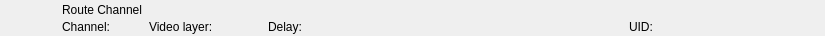
<?xml version="1.0" encoding="UTF-8"?>
<ui version="4.0">
 <class>RundownRouteChannelWidget</class>
 <widget class="QWidget" name="RundownRouteChannelWidget">
  <property name="geometry">
   <rect>
    <x>0</x>
    <y>0</y>
    <width>825</width>
    <height>36</height>
   </rect>
  </property>
  <property name="styleSheet">
   <string notr="true"/>
  </property>
  <layout class="QHBoxLayout" name="horizontalLayout">
   <property name="spacing">
    <number>0</number>
   </property>
   <property name="margin">
    <number>0</number>
   </property>
   <item>
    <widget class="QFrame" name="frameItem">
     <property name="sizePolicy">
      <sizepolicy hsizetype="Preferred" vsizetype="Fixed">
       <horstretch>0</horstretch>
       <verstretch>0</verstretch>
      </sizepolicy>
     </property>
     <property name="minimumSize">
      <size>
       <width>0</width>
       <height>36</height>
      </size>
     </property>
     <widget class="QLabel" name="labelIcon">
      <property name="geometry">
       <rect>
        <x>22</x>
        <y>2</y>
        <width>32</width>
        <height>32</height>
       </rect>
      </property>
      <property name="text">
       <string/>
      </property>
      <property name="pixmap">
       <pixmap resource="../Widgets.qrc">:/Graphics/Images/RouteChannel.png</pixmap>
      </property>
      <property name="scaledContents">
       <bool>true</bool>
      </property>
     </widget>
     <widget class="QLabel" name="labelLabel">
      <property name="geometry">
       <rect>
        <x>62</x>
        <y>2</y>
        <width>533</width>
        <height>16</height>
       </rect>
      </property>
      <property name="text">
       <string>Route Channel</string>
      </property>
     </widget>
     <widget class="QLabel" name="labelChannel">
      <property name="geometry">
       <rect>
        <x>62</x>
        <y>19</y>
        <width>78</width>
        <height>16</height>
       </rect>
      </property>
      <property name="text">
       <string>Channel:</string>
      </property>
     </widget>
     <widget class="QLabel" name="labelVideolayer">
      <property name="geometry">
       <rect>
        <x>149</x>
        <y>19</y>
        <width>110</width>
        <height>16</height>
       </rect>
      </property>
      <property name="text">
       <string>Video layer:</string>
      </property>
     </widget>
     <widget class="QLabel" name="labelColor">
      <property name="geometry">
       <rect>
        <x>0</x>
        <y>0</y>
        <width>18</width>
        <height>36</height>
       </rect>
      </property>
      <property name="text">
       <string/>
      </property>
     </widget>
     <widget class="QLabel" name="labelGroupColor">
      <property name="geometry">
       <rect>
        <x>0</x>
        <y>0</y>
        <width>6</width>
        <height>36</height>
       </rect>
      </property>
      <property name="text">
       <string/>
      </property>
     </widget>
     <widget class="QLabel" name="labelDevice">
      <property name="geometry">
       <rect>
        <x>360</x>
        <y>19</y>
        <width>260</width>
        <height>16</height>
       </rect>
      </property>
      <property name="text">
       <string></string>
      </property>
     </widget>
     <widget class="QLabel" name="labelDelay">
      <property name="geometry">
       <rect>
        <x>268</x>
        <y>19</y>
        <width>83</width>
        <height>16</height>
       </rect>
      </property>
      <property name="text">
       <string>Delay:</string>
      </property>
     </widget>
     <widget class="QLabel" name="labelRemoteTriggerId">
      <property name="geometry">
       <rect>
        <x>629</x>
        <y>19</y>
        <width>111</width>
        <height>16</height>
       </rect>
      </property>
      <property name="text">
       <string>UID:</string>
      </property>
     </widget>
    </widget>
   </item>
   <item>
    <widget class="QFrame" name="frameStatus">
     <property name="minimumSize">
      <size>
       <width>77</width>
       <height>0</height>
      </size>
     </property>
     <property name="maximumSize">
      <size>
       <width>77</width>
       <height>16777215</height>
      </size>
     </property>
     <widget class="QLabel" name="labelGpiConnected">
      <property name="geometry">
       <rect>
        <x>1</x>
        <y>2</y>
        <width>32</width>
        <height>32</height>
       </rect>
      </property>
      <property name="minimumSize">
       <size>
        <width>32</width>
        <height>32</height>
       </size>
      </property>
      <property name="maximumSize">
       <size>
        <width>32</width>
        <height>32</height>
       </size>
      </property>
      <property name="lineWidth">
       <number>0</number>
      </property>
      <property name="text">
       <string/>
      </property>
      <property name="pixmap">
       <pixmap resource="../Widgets.qrc">:/Graphics/Images/GpiConnected.png</pixmap>
      </property>
      <property name="scaledContents">
       <bool>true</bool>
      </property>
     </widget>
     <widget class="QLabel" name="labelDisconnected">
      <property name="geometry">
       <rect>
        <x>32</x>
        <y>2</y>
        <width>32</width>
        <height>32</height>
       </rect>
      </property>
      <property name="minimumSize">
       <size>
        <width>32</width>
        <height>32</height>
       </size>
      </property>
      <property name="maximumSize">
       <size>
        <width>32</width>
        <height>32</height>
       </size>
      </property>
      <property name="text">
       <string/>
      </property>
      <property name="pixmap">
       <pixmap resource="../Widgets.qrc">:/Graphics/Images/Disconnected.png</pixmap>
      </property>
      <property name="scaledContents">
       <bool>true</bool>
      </property>
     </widget>
     <widget class="QLabel" name="labelActiveColor">
      <property name="geometry">
       <rect>
        <x>69</x>
        <y>0</y>
        <width>8</width>
        <height>36</height>
       </rect>
      </property>
      <property name="minimumSize">
       <size>
        <width>8</width>
        <height>36</height>
       </size>
      </property>
      <property name="maximumSize">
       <size>
        <width>8</width>
        <height>36</height>
       </size>
      </property>
      <property name="text">
       <string/>
      </property>
     </widget>
    </widget>
   </item>
  </layout>
 </widget>
 <resources>
  <include location="../Widgets.qrc"/>
 </resources>
 <connections/>
 <slots>
  <slot>addToCombo()</slot>
 </slots>
</ui>
